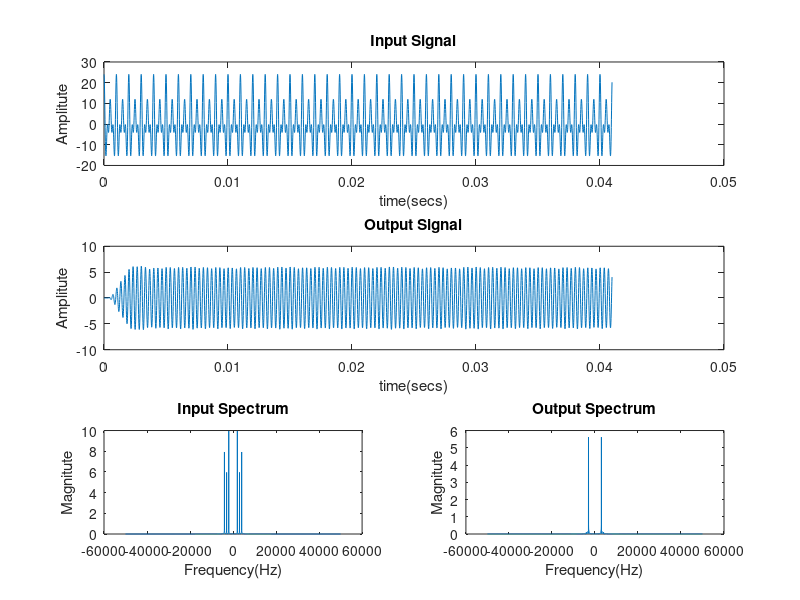

This figure's MATLAB source:
clear all;
Fs=100e3;
t=(0:1/Fs:4097*1/Fs);
L=length(t);
x=10*cos(2*pi*t*2e3)+6*cos(2*pi*t*3e3)+8*cos(2*pi*t*4e3);

figure(1);
subplot(3,1,1);
plot(t,x);
title('Input Signal');
xlabel('time(secs)');
ylabel('Amplitute');

X=fftshift(fft(x));
F=-Fs/2:Fs/L:Fs/2-Fs/L;  
subplot(3,2,5);
plot(F,2*abs(X)/L);
title('Input Spectrum');
xlabel('Frequency(Hz)');
ylabel('Magnitute');

% B is numerator, A is denominator

[n, Wn]=buttord([2.6/50,3.4/50],[2.2/50,3.8/50],1,24); 
[B,A]=butter(n,Wn); %order, fc/fs
y=filter(B,A,x);


% [n, Wn]=cheb1ord([2.6/50,3.4/50],[2.2/50,3.8/50],1,24); 
% [B,A]=cheby1(n,1,Wn);  %order, ripple of passband ,fc/fs
% % % Low pass filter with pass band parameters below fc
% % [B,A]=cheby2(n,1,Wn); %order, ripple of stop band ,fc/fs
% % % Low pass filter with stop band parameters beyond fc
% y=filter(B,A,x);
% 
% % [B,A]=besself(5,10/50); %order,fc/fs 
% % % A Bessel function based filter has a roll over even lesser
% % y=filter(B,A,x);
% 
% [n, Wn]=ellipord([2.6/50,3.4/50],[2.2/50,3.8/50],1,24); 
% [B,A]=ellip(n,1,40,Wn);
% % %order, ripple of pass band, minimum stop band attenuation, fc/fs
% y=filter(B,A,x);

subplot(3,1,2);
plot(t,y);
title('Output Signal');
xlabel('time(secs)');
ylabel('Amplitute');

Y=fftshift(fft(y));
F=-Fs/2:Fs/L:Fs/2-Fs/L; 
subplot(3,2,6);
plot(F,2*abs(Y)/L);
title('Output Spectrum');
xlabel('Frequency(Hz)');
ylabel('Magnitute');